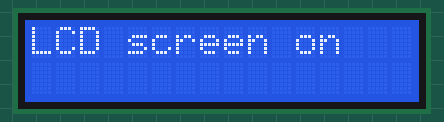
This sketch was run on a simulated Arduino Uno, built with avr-gcc and run on an emulated ATmega328P. On the bench: 16×2 character LCD.

Above: at 0.1 s.
At 1.1 s:
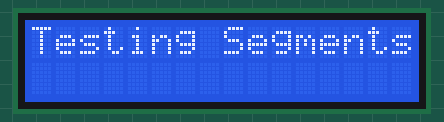
At 5.3 s:
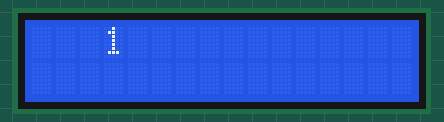
At 9.5 s:
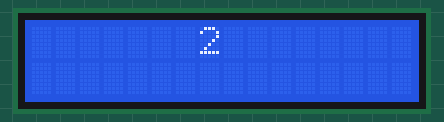
At 17.9 s:
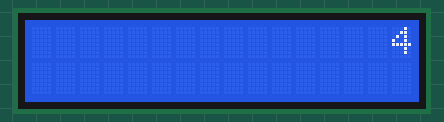
At 34.7 s:
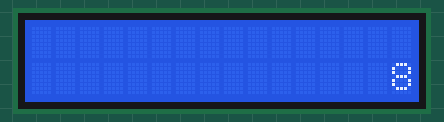

Measured:
- what the display in image 1 shows lasts 1.0 s, from 1.1 s to 2.1 s

The sketch:

lcd_tester.ino
```cpp
#include <LiquidCrystal.h>

void setup()
{
  const int rs = 9, en = 8, d4 = 5, d5 = 4, d6 = 3, d7 = 2;
  LiquidCrystal lcd (rs, en, d4, d5, d6, d7);
  int row = 2;
  int col = 16;
  int test_row = 0;
  int test_col = 0;

  lcd.begin(col, row);
  lcd.setCursor(0, 0);
  lcd.print("LCD screen on");
  delay(1000);
  lcd.clear();

  lcd.setCursor(0, 0);
  lcd.print("Testing Segments");
  delay(1000);
  lcd.clear();

  while(test_row < row)
  {
    do
    {
      for(int x = 0; x < 10; x++)
      {
        lcd.setCursor(test_col,test_row);
        lcd.print(x);
        delay(100);
        lcd.clear();
      }
      test_col++;
    }
    while(test_col < col);

    test_row++;
    test_col= 0;
  }
}

void loop()
{

}
```
